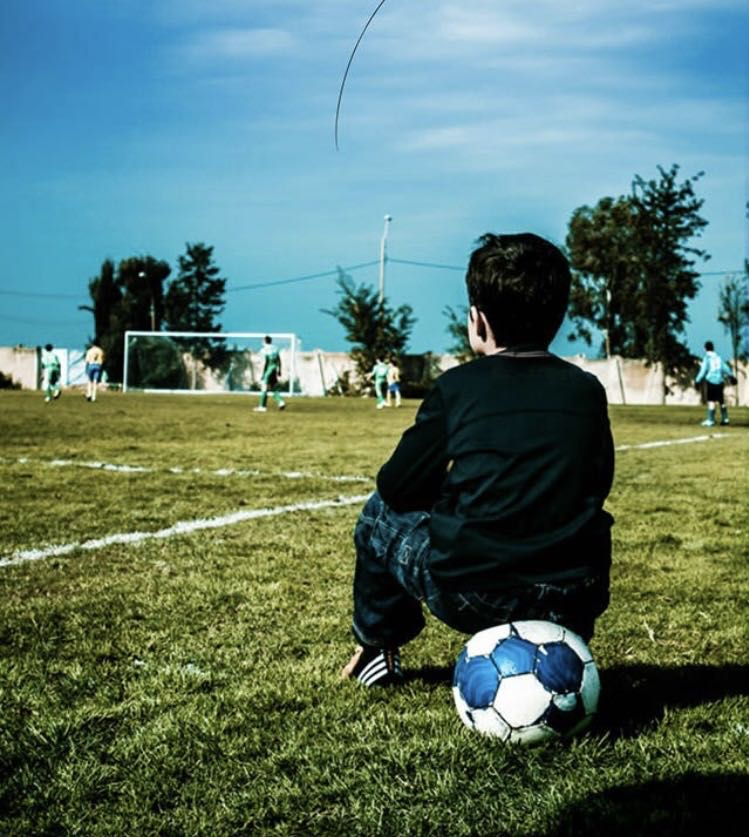
#> input picture 135-冯天杰/第三周作业/69e754ae5b5a3ecf8f150894ee6b095.jpg, 749 x 837 px
$ python 'sobel边缘检测.py'   (older library calls are emulated)
#> lines starting #> are read from the running program, lines starting #| are printed output that depends on the picture
import cv2

img = cv2.imread("69e754ae5b5a3ecf8f150894ee6b095.jpg", 0)
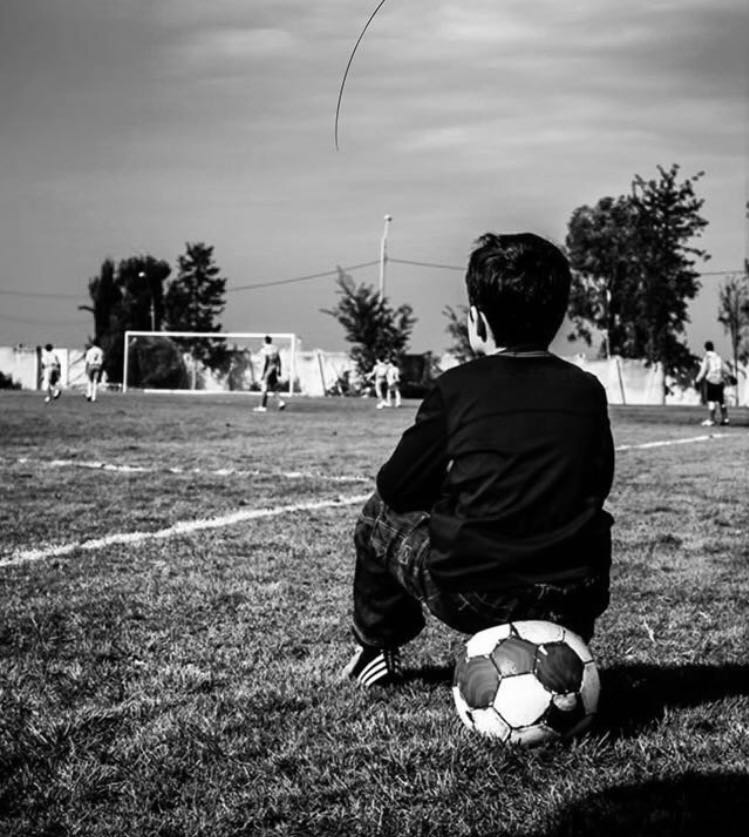
#> img: shape (837, 749); min 0, max 255, mean 108.9

x = cv2.Sobel(img, cv2.CV_16S, 0, 1)
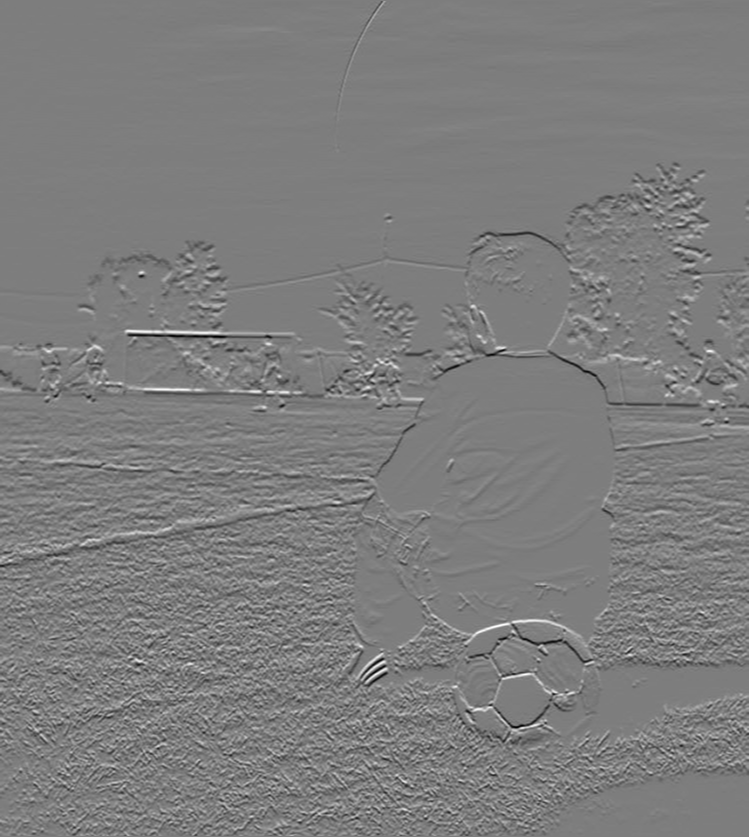
#> x: shape (837, 749) int16; min -759, max 778, mean -1.3; drawn with min black and max white
y = cv2.Sobel(img, cv2.CV_16S, 1, 0)
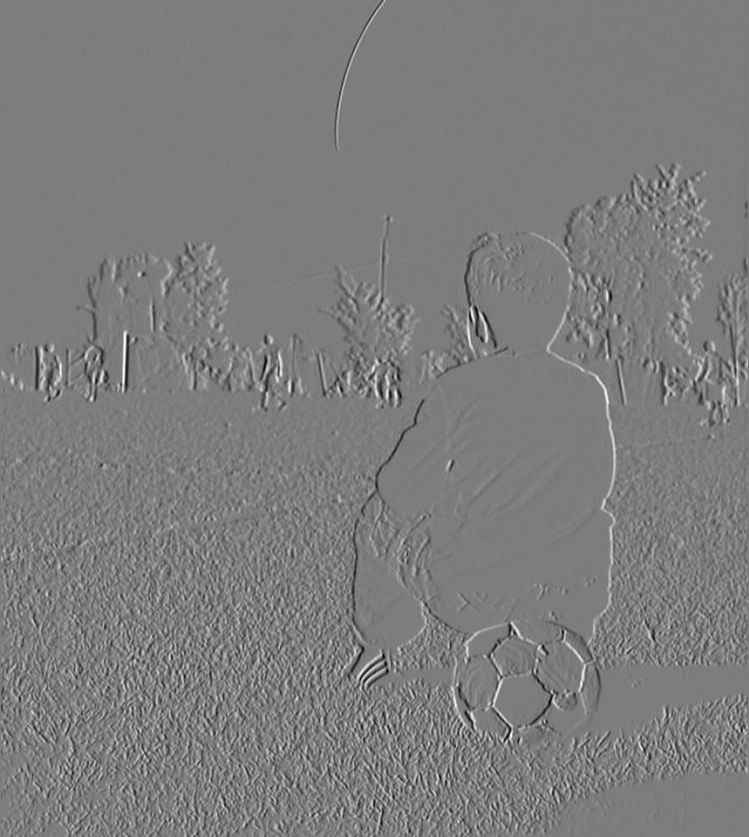
#> y: shape (837, 749) int16; min -743, max 770, mean 0.1; drawn with min black and max white

x1 = cv2.convertScaleAbs(x)
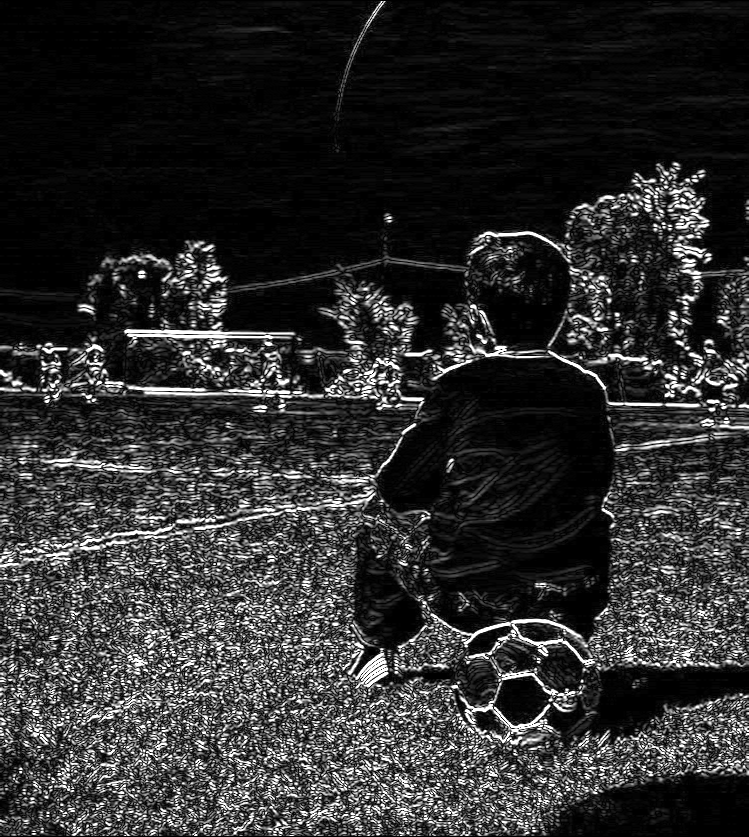
#> x1: shape (837, 749); min 0, max 255, mean 46.9
y1 = cv2.convertScaleAbs(y)
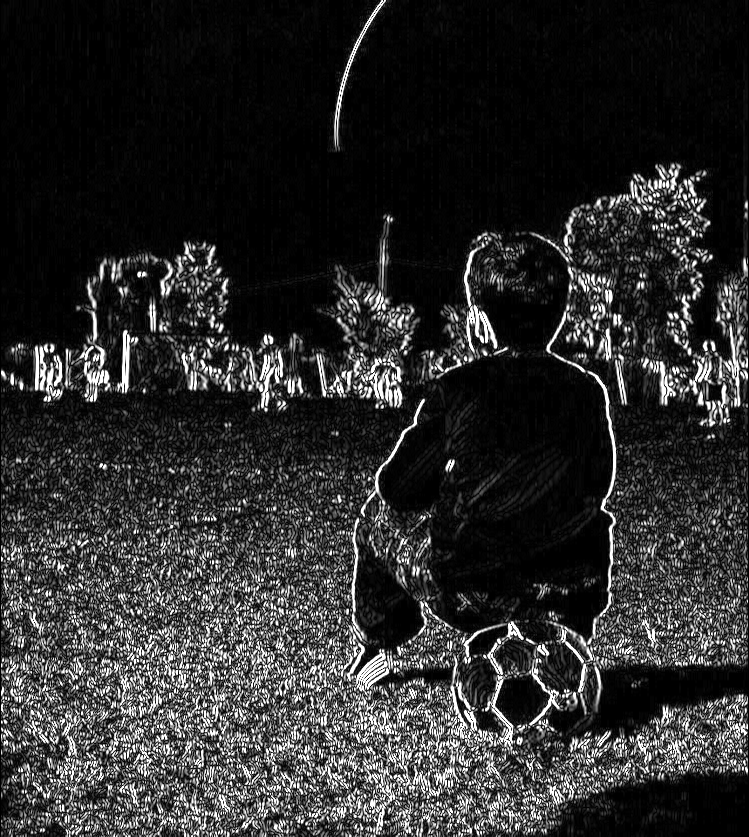
#> y1: shape (837, 749); min 0, max 255, mean 45

xy = cv2.addWeighted(x1, 0.5, y1, 0.5, 0)
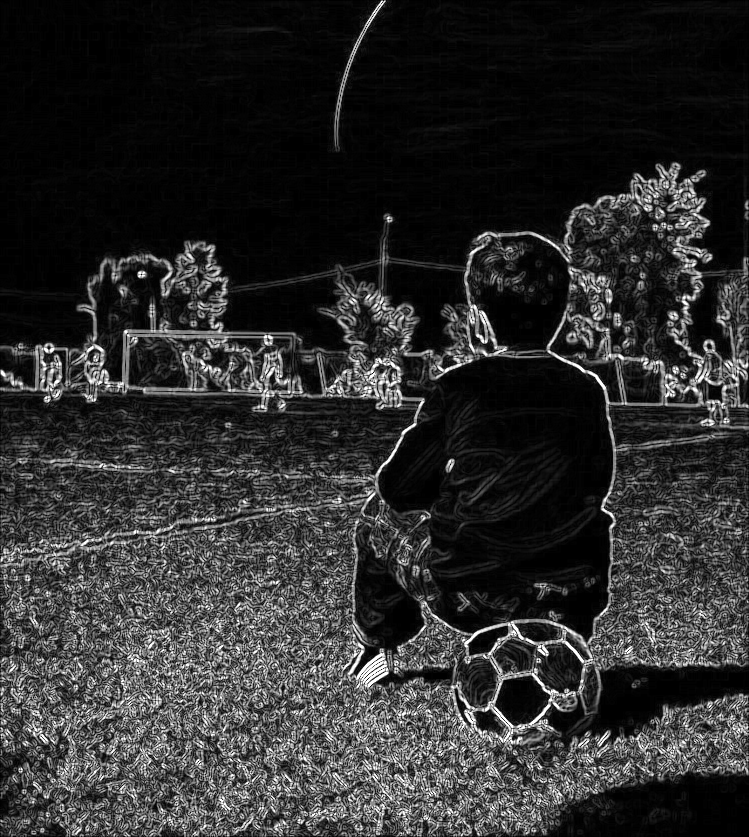
#> xy: shape (837, 749); min 0, max 255, mean 45.9

cv2.imshow("x1", x1)
cv2.imshow("y1", y1)
cv2.imshow("xy", xy)
cv2.waitKey(0)
cv2.destroyAllWindows()
